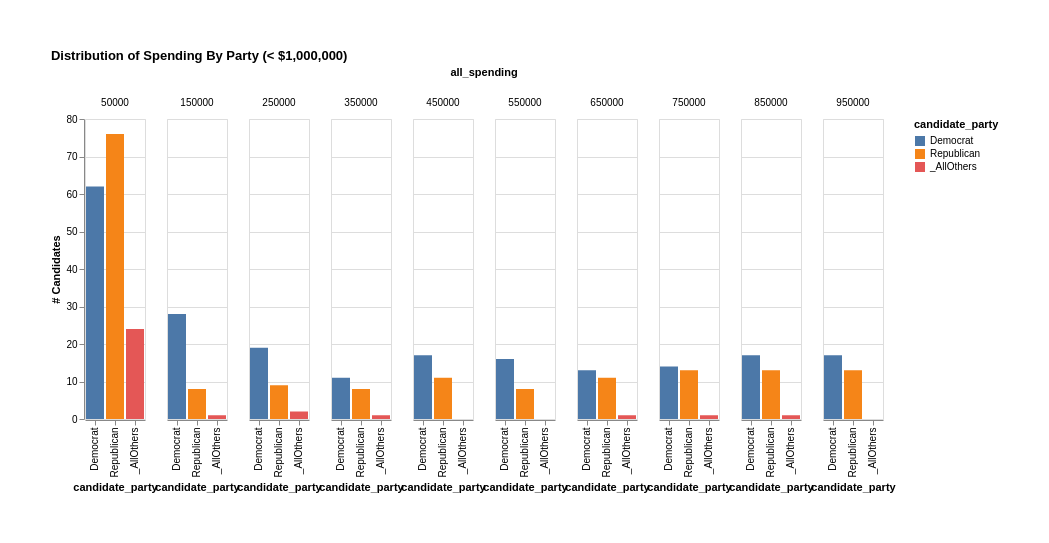

Write the Vega-Lite specification saved for this chart.
### Vega-Lite specification from a JSON file in a GitHub repository (floating-point values rounded to 4 significant figures)
{"config": {"view": {}, "padding": 50}, "mark": {"binSpacing": 1, "type": "bar"}, "data": {"values": [{"candidate_party": "Democrat", "all_spending": 50000, "count": 62}, {"candidate_party": "Democrat", "all_spending": 150000, "count": 28}, {"candidate_party": "Democrat", "all_spending": 250000, "count": 19}, {"candidate_party": "Democrat", "all_spending": 350000, "count": 11}, {"candidate_party": "Democrat", "all_spending": 450000, "count": 17}, {"candidate_party": "Democrat", "all_spending": 550000, "count": 16}, {"candidate_party": "Democrat", "all_spending": 650000, "count": 13}, {"candidate_party": "Democrat", "all_spending": 750000, "count": 14}, {"candidate_party": "Democrat", "all_spending": 850000, "count": 17}, {"candidate_party": "Democrat", "all_spending": 950000, "count": 17}, {"candidate_party": "Republican", "all_spending": 50000, "count": 76}, {"candidate_party": "Republican", "all_spending": 150000, "count": 8}, {"candidate_party": "Republican", "all_spending": 250000, "count": 9}, {"candidate_party": "Republican", "all_spending": 350000, "count": 8}, {"candidate_party": "Republican", "all_spending": 450000, "count": 11}, {"candidate_party": "Republican", "all_spending": 550000, "count": 8}, {"candidate_party": "Republican", "all_spending": 650000, "count": 11}, {"candidate_party": "Republican", "all_spending": 750000, "count": 13}, {"candidate_party": "Republican", "all_spending": 850000, "count": 13}, {"candidate_party": "Republican", "all_spending": 950000, "count": 13}, {"candidate_party": "_AllOthers", "all_spending": 50000, "count": 24}, {"candidate_party": "_AllOthers", "all_spending": 150000, "count": 1}, {"candidate_party": "_AllOthers", "all_spending": 250000, "count": 2}, {"candidate_party": "_AllOthers", "all_spending": 350000, "count": 1}, {"candidate_party": "_AllOthers", "all_spending": 450000, "count": 0}, {"candidate_party": "_AllOthers", "all_spending": 550000, "count": 0}, {"candidate_party": "_AllOthers", "all_spending": 650000, "count": 1}, {"candidate_party": "_AllOthers", "all_spending": 750000, "count": 1}, {"candidate_party": "_AllOthers", "all_spending": 850000, "count": 1}, {"candidate_party": "_AllOthers", "all_spending": 950000, "count": 0}]}, "$schema": "https://vega.github.io/schema/vega-lite/v5.json", "title": "Distribution of Spending By Party (< $1,000,000)", "encoding": {"color": {"field": "candidate_party", "type": "nominal"}, "x": {"field": "candidate_party", "type": "nominal", "axis": {}}, "column": {"field": "all_spending", "type": "quantitative"}, "y": {"field": "count", "type": "quantitative", "axis": {"title": "# Candidates"}}}}
